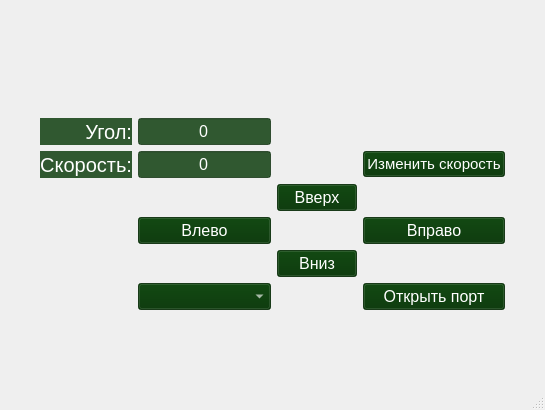
<?xml version="1.0" encoding="UTF-8"?>
<ui version="4.0">
 <class>MainWindow</class>
 <widget class="QMainWindow" name="MainWindow">
  <property name="geometry">
   <rect>
    <x>0</x>
    <y>0</y>
    <width>545</width>
    <height>410</height>
   </rect>
  </property>
  <property name="windowTitle">
   <string>MainWindow</string>
  </property>
  <property name="styleSheet">
   <string notr="true">#centralwidget{border-image: url(:/new/prefix1/sasha.jpg) 0 0 0 0 stretch stretch;}</string>
  </property>
  <widget class="QWidget" name="centralwidget">
   <layout class="QGridLayout" name="gridLayout_2">
    <item row="0" column="0">
     <layout class="QGridLayout" name="gridLayout">
      <item row="2" column="2">
       <widget class="QLineEdit" name="speedLineEdit">
        <property name="sizePolicy">
         <sizepolicy hsizetype="Preferred" vsizetype="Fixed">
          <horstretch>0</horstretch>
          <verstretch>0</verstretch>
         </sizepolicy>
        </property>
        <property name="font">
         <font>
          <pointsize>12</pointsize>
         </font>
        </property>
        <property name="styleSheet">
         <string notr="true">background-color : rgba(0,50,0,80%); color : white;</string>
        </property>
        <property name="inputMask">
         <string/>
        </property>
        <property name="text">
         <string>0</string>
        </property>
        <property name="alignment">
         <set>Qt::AlignCenter</set>
        </property>
       </widget>
      </item>
      <item row="3" column="3">
       <widget class="QPushButton" name="upBtn">
        <property name="font">
         <font>
          <pointsize>12</pointsize>
         </font>
        </property>
        <property name="styleSheet">
         <string notr="true">background-color : rgba(0,50,0,80%); color : white;</string>
        </property>
        <property name="text">
         <string>Вверх</string>
        </property>
       </widget>
      </item>
      <item row="2" column="5">
       <spacer name="horizontalSpacer_2">
        <property name="orientation">
         <enum>Qt::Horizontal</enum>
        </property>
        <property name="sizeType">
         <enum>QSizePolicy::Preferred</enum>
        </property>
        <property name="sizeHint" stdset="0">
         <size>
          <width>40</width>
          <height>20</height>
         </size>
        </property>
       </spacer>
      </item>
      <item row="2" column="1">
       <widget class="QLabel" name="speedLabel">
        <property name="sizePolicy">
         <sizepolicy hsizetype="Minimum" vsizetype="Preferred">
          <horstretch>0</horstretch>
          <verstretch>0</verstretch>
         </sizepolicy>
        </property>
        <property name="font">
         <font>
          <pointsize>15</pointsize>
         </font>
        </property>
        <property name="styleSheet">
         <string notr="true">background-color : rgba(0,50,0,80%); color : white;</string>
        </property>
        <property name="text">
         <string>Скорость:</string>
        </property>
        <property name="alignment">
         <set>Qt::AlignRight|Qt::AlignTrailing|Qt::AlignVCenter</set>
        </property>
       </widget>
      </item>
      <item row="1" column="2">
       <widget class="QLineEdit" name="angleLineEdit">
        <property name="sizePolicy">
         <sizepolicy hsizetype="Preferred" vsizetype="Fixed">
          <horstretch>0</horstretch>
          <verstretch>0</verstretch>
         </sizepolicy>
        </property>
        <property name="font">
         <font>
          <pointsize>12</pointsize>
         </font>
        </property>
        <property name="styleSheet">
         <string notr="true">background-color : rgba(0,50,0,80%); color : white;</string>
        </property>
        <property name="text">
         <string>0</string>
        </property>
        <property name="alignment">
         <set>Qt::AlignCenter</set>
        </property>
       </widget>
      </item>
      <item row="6" column="2">
       <widget class="QComboBox" name="serialComboBox">
        <property name="font">
         <font>
          <pointsize>12</pointsize>
         </font>
        </property>
        <property name="styleSheet">
         <string notr="true">background-color : rgba(0,50,0,80%); color : white;</string>
        </property>
       </widget>
      </item>
      <item row="2" column="0">
       <spacer name="horizontalSpacer_3">
        <property name="orientation">
         <enum>Qt::Horizontal</enum>
        </property>
        <property name="sizeType">
         <enum>QSizePolicy::Preferred</enum>
        </property>
        <property name="sizeHint" stdset="0">
         <size>
          <width>40</width>
          <height>20</height>
         </size>
        </property>
       </spacer>
      </item>
      <item row="2" column="3">
       <spacer name="horizontalSpacer">
        <property name="orientation">
         <enum>Qt::Horizontal</enum>
        </property>
        <property name="sizeType">
         <enum>QSizePolicy::Preferred</enum>
        </property>
        <property name="sizeHint" stdset="0">
         <size>
          <width>80</width>
          <height>20</height>
         </size>
        </property>
       </spacer>
      </item>
      <item row="4" column="4">
       <widget class="QPushButton" name="rightBtn">
        <property name="font">
         <font>
          <pointsize>12</pointsize>
         </font>
        </property>
        <property name="styleSheet">
         <string notr="true">background-color : rgba(0,50,0,80%); color : white;</string>
        </property>
        <property name="text">
         <string>Вправо</string>
        </property>
       </widget>
      </item>
      <item row="4" column="2">
       <widget class="QPushButton" name="leftBtn">
        <property name="font">
         <font>
          <pointsize>12</pointsize>
         </font>
        </property>
        <property name="styleSheet">
         <string notr="true">background-color : rgba(0,50,0,80%); color : white;</string>
        </property>
        <property name="text">
         <string>Влево</string>
        </property>
       </widget>
      </item>
      <item row="0" column="2">
       <spacer name="verticalSpacer">
        <property name="orientation">
         <enum>Qt::Vertical</enum>
        </property>
        <property name="sizeType">
         <enum>QSizePolicy::Fixed</enum>
        </property>
        <property name="sizeHint" stdset="0">
         <size>
          <width>20</width>
          <height>40</height>
         </size>
        </property>
       </spacer>
      </item>
      <item row="2" column="4">
       <widget class="QPushButton" name="speedBtn">
        <property name="font">
         <font>
          <pointsize>11</pointsize>
         </font>
        </property>
        <property name="styleSheet">
         <string notr="true">background-color : rgba(0,50,0,80%); color : white;</string>
        </property>
        <property name="text">
         <string>Изменить скорость</string>
        </property>
       </widget>
      </item>
      <item row="1" column="1">
       <widget class="QLabel" name="angleLabel">
        <property name="sizePolicy">
         <sizepolicy hsizetype="Minimum" vsizetype="Preferred">
          <horstretch>0</horstretch>
          <verstretch>0</verstretch>
         </sizepolicy>
        </property>
        <property name="font">
         <font>
          <pointsize>15</pointsize>
         </font>
        </property>
        <property name="styleSheet">
         <string notr="true">background-color : rgba(0,50,0,80%); color : white;</string>
        </property>
        <property name="text">
         <string>Угол:</string>
        </property>
        <property name="alignment">
         <set>Qt::AlignRight|Qt::AlignTrailing|Qt::AlignVCenter</set>
        </property>
       </widget>
      </item>
      <item row="6" column="4">
       <widget class="QPushButton" name="serialBtn">
        <property name="font">
         <font>
          <pointsize>12</pointsize>
         </font>
        </property>
        <property name="styleSheet">
         <string notr="true">background-color : rgba(0,50,0,80%); color : white;</string>
        </property>
        <property name="text">
         <string>Открыть порт</string>
        </property>
       </widget>
      </item>
      <item row="5" column="3">
       <widget class="QPushButton" name="downBtn">
        <property name="font">
         <font>
          <pointsize>12</pointsize>
         </font>
        </property>
        <property name="styleSheet">
         <string notr="true">background-color : rgba(0,50,0,80%); color : white;</string>
        </property>
        <property name="text">
         <string>Вниз</string>
        </property>
       </widget>
      </item>
     </layout>
    </item>
   </layout>
  </widget>
  <widget class="QMenuBar" name="menubar">
   <property name="geometry">
    <rect>
     <x>0</x>
     <y>0</y>
     <width>545</width>
     <height>21</height>
    </rect>
   </property>
  </widget>
  <widget class="QStatusBar" name="statusbar"/>
 </widget>
 <resources/>
 <connections/>
</ui>
